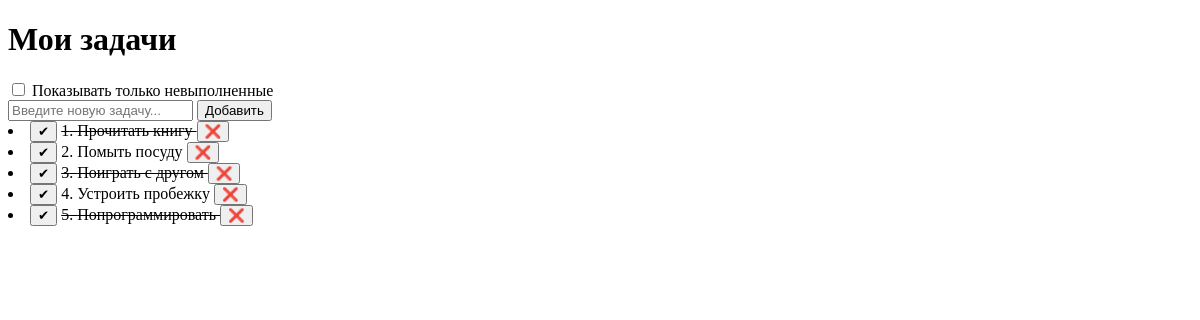
Before: / with the older database file.
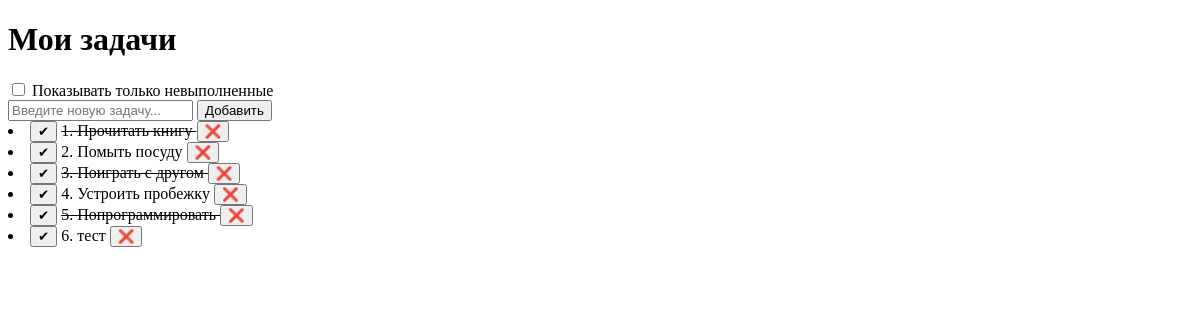
After: the same page with the newer database file.
### tables this page shows
CREATE TABLE tasks (
                id INTEGER PRIMARY KEY,
                title TEXT NOT NULL,
                created_at TEXT DEFAULT CURRENT_TIMESTAMP,
                done INTEGER NOT NULL DEFAULT 0 CHECK (done IN (0,1))
            );

### app.py (the view)
@app.route('/')
def index():
    show_open = request.args.get('show') == 'open'
    with closing(sqlite3.connect("tasks.db")) as conn, conn:
        conn.row_factory = sqlite3.Row
        cursor = conn.cursor()
        if show_open:
            cursor.execute('SELECT * FROM tasks WHERE done = 0 ORDER BY id')
        else:
            cursor.execute('SELECT * FROM tasks ORDER BY id')
        tasks = cursor.fetchall()
    return render_template('index.html', tasks=tasks, show_open=show_open)

### templates/index.html (shortened to what this page needs)
{% extends "base.html" %}
{% block content %}
    <h1>Мои задачи</h1>
    <input type="checkbox" id="filter"
    onchange="location.href = this.checked
    ? '{{url_for('index', show='open') }}'
    : '{{url_for('index') }}'">
    Показывать только невыполненные
    <form action="{{ url_for('add_task') }}" method="POST">
        <input type="text" name="title" placeholder="Введите новую задачу..." required>
        <button type="submit">Добавить</button>
    </form>
    {% for task in tasks %}
        <li>
            <button name="id_done" form="global-action-form" formaction="{{url_for('change_done')}}" value="{{task.id}}">✔</button>
            <span style="text-decoration: {{ 'line-through' if task.done else 'none' }}">
                {{ loop.index }}. {{ task.title }}
            </span>
            <button name="id_delete" form="global-action-form" formaction="{{url_for('delete_task')}}" value="{{task.id}}">❌</button>
        </li>
    {% endfor %}
{% endblock %}

### templates/base.html
<!DOCTYPE html>
<html>
<head><title>{% block title %}Задачник{% endblock %}</title></head>
<body>
    {% block content %}{% endblock %}
</body>
</html>

Changed rows visible on the page:
added tasks: {{ task.id }} 13 (drawn), title "тест", done 0 (drawn)
